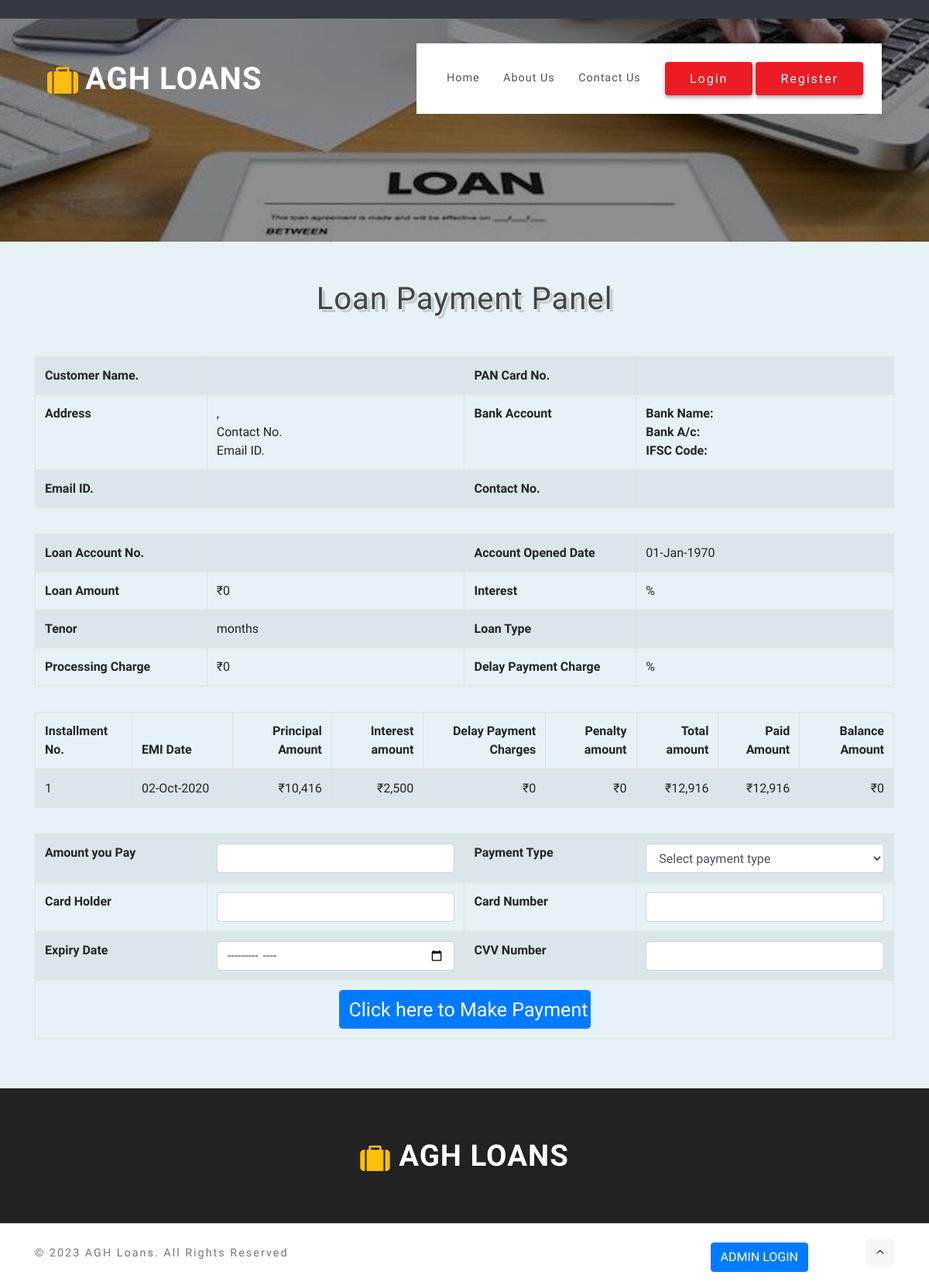
The app's page /makeloanpayment.php?lins_id=242 with its own data.
### tables this page shows
CREATE TABLE `lins_loaninstallment` (
  `lins_id` bigint(10) NOT NULL,
  `lacc_id` int(10) NOT NULL,
  `lins_no` int(10) NOT NULL,
  `lins_date` date NOT NULL,
  `lins_amt` double(20,2) NOT NULL,
  `lins_iperc` double NOT NULL,
  `lins_iamt` double(20,2) NOT NULL,
  `lins_chqno` varchar(25) NOT NULL,
  `lins_note` text NOT NULL,
  `lins_status` varchar(10) NOT NULL
);

### makeloanpayment.php (the view, shortened to what this page needs)
<?php
include("header.php");
$sqllacc_loanaccount = "SELECT lacc_loanaccount.*,cst_customer.* FROM  lacc_loanaccount LEFT JOIN cst_customer on lacc_loanaccount.cst_id=cst_customer.cst_id where lacc_loanaccount.lacc_id='$_GET[lacc_id]' ";
$qsqllacc_loanaccount = mysqli_query($con,$sqllacc_loanaccount);
$rslacc_loanaccount = mysqli_fetch_array($qsqllacc_loanaccount);
?>
<form method="post" action="" onsubmit="return validateform()" >
    <section class="products py-5" id="stats">
        <div class="container">
 <h3 class="title-w3ls mb-sm-5 mb-4 text-center"> Loan Payment Panel</h3>
	<table class="table table-striped table-bordered">
			<tr>
			<?php
			if($rslacc_loanaccount['comp_name'] != "")
			{
			?>
				<th>Company Name.</th>
				<td style="text-align: left;"><?php echo $rslacc_loanaccount['comp_name']; ?></td>
			<?php
			}
			else
			{
			?>
				<th>Customer Name.</th>
				<td style="text-align: left;"><?php echo $rslacc_loanaccount['lacc_custname']; ?></td>
			<?php
			}
			?>
				<th>PAN Card No. </th>
				<td style="text-align: left;"><?php echo $rslacc_loanaccount['cst_pan']; ?></td>
			</tr>
			<tr>
				<th style="width:20%">Address</th>
				<td style="text-align: left;width:30%">, <br>Contact No. <br>Email ID. </td>
				<th style="width:20%">Bank Account</th>
				<td  style="text-align: left;width:30%"><?php $arrbankdet =  unserialize($rslacc_loanaccount['cst_bankdetail']); ?>
				<b>Bank Name:</b> <?php echo $arrbankdet[0]; ?><br>
				<b>Bank A/c:</b> <?php echo $arrbankdet[1]; ?><br>
				<b>IFSC Code:</b> <?php echo $arrbankdet[2]; ?><br>
				</td>
			</tr>
			<tr>
				<th>Email ID.</th>
				<td style="text-align: left;"><?php echo $rslacc_loanaccount['cst_email']; ?></td>
				<th>Contact No. </th>
				<td style="text-align: left;"><?php echo $mobno=$rslacc_loanaccount['cst_contact']; ?></td>
			</tr>
	</table>
	<hr>
	<table class="table table-striped table-bordered">
			<tr>
				<th style="width:20%">Loan Account No.</th>
				<td  style="text-align: left;width:30%" ><?php echo $txtloanacno = $rslacc_loanaccount['lacc_no']; ?></td>
				<th style="width:20%">Account Opened Date</th>
				<td  style="text-align: left;width:30%" ><?php echo date("d-M-Y",strtotime($rslacc_loanaccount['lacc_opendt'])); ?></td>
			</tr>
			<tr>
				<th>Loan Amount</th>
				<td style="text-align: left;"><?php echo moneyFormatIndia($rslacc_loanaccount['lacc_loanamt']); ?></td>
				<th>Interest </th>
				<td style="text-align: left;"><?php echo $rslacc_loanaccount['lacc_intrate']; ?>%</td>
			</tr>
			<tr>
				<th>Tenor</th>
				<td style="text-align: left;"><?php echo $rslacc_loanaccount['lacc_tenor']; ?> months</td>
				<th>Loan Type </th>
				<td style="text-align: left;"><?php echo $rslacc_loanaccount['ltyp_loantyp']; ?></td>
			</tr>
			<tr>
				<th>Processing Charge</th>
				<td style="text-align: left;"><?php echo moneyFormatIndia($rslacc_loanaccount['lacc_ipfprocessingfee']); ?></td>
				<th>Delay Payment Charge</th>
				<td style="text-align: left;"><?php echo $rslacc_loanaccount['dpmt_charge']; ?>%</td>
			</tr>
	</table>
	<hr>
	<table  class="table table-striped table-bordered">
		<THEAD>
			<tr>
				<th>Installment No.</th>
				<th style="width: 130px;">EMI Date</th>
				<th style='text-align: right'>Principal Amount</th>
				<th style='text-align: right'>Interest amount</th>
				<th style='text-align: right'>Delay Payment Charges</th>
				<th style='text-align: right'>Penalty amount</th>
				<th style='text-align: right'>Total amount</th>
				<th style='text-align: right'>Paid Amount</th>
				<th style='text-align: right'>Balance Amount</th>
			</tr>
		</THEAD>
		<tbody>
			<?php
			$sql = "SELECT * FROM  lins_loaninstallment WHERE lins_id='$_GET[lins_id]'";
			$qsql = mysqli_query($con,$sql);
			while($rs = mysqli_fetch_array($qsql))
			{
				$sqlloanpenaltytransaction= "SELECT ifnull(SUM(ltr_amt),0) as penaltyamt FROM ltr_loantransaction WHERE lins_id='$rs[lins_id]' AND ltr_transtype IN ('Legal Case','Cheque Bounce','Others') AND ltr_status='Active'";
				$qsqlloanpenaltytransaction = mysqli_query($con,$sqlloanpenaltytransaction);
				$rsloanpenaltytransaction = mysqli_fetch_array($qsqlloanpenaltytransaction);
				$sqlloandelaypmttrans= "SELECT ifnull(SUM(ltr_amt),0) as interstamt FROM ltr_loantransaction WHERE lins_id='$rs[lins_id]' AND ltr_transtype='Delay Payment' AND ltr_status='Active'";
				$qsqlloandelaypmttrans = mysqli_query($con,$sqlloandelaypmttrans);
				$rsloandelaypmttransaction = mysqli_fetch_array($qsqlloandelaypmttrans);
				$sqlloanpmt= "SELECT ifnull(SUM(ltr_amt),0) as loanpaid FROM ltr_loantransaction WHERE lins_id='$rs[lins_id]' AND ltr_transtype='Payment' AND ltr_status='Active'";
				$qsqlloanpmt = mysqli_query($con,$sqlloanpmt);
				$rsloanpmt = mysqli_fetch_array($qsqlloanpmt);
				$totamt = $rs['lins_amt'] + $rs['lins_iamt'] + $rsloandelaypmttransaction['interstamt'] + $rsloanpenaltytransaction['penaltyamt'];
				echo "<tr>
						<td>$rs[lins_no]</td>
						<td>". date("d-M-Y",strtotime($rs['lins_date'])) . "</td>
						<td style='text-align: right'>" . moneyFormatIndia($rs['lins_amt']) ."</td>
						<td style='text-align: right'>" . moneyFormatIndia($rs['lins_iamt']) ."</td>
						<td style='text-align: right'>". moneyFormatIndia($rsloandelaypmttransaction['interstamt']) ."</td>
						<td style='text-align: right'>" . moneyFormatIndia($rsloanpenaltytransaction['penaltyamt']) . "</td>
						<td style='text-align: right'>" . moneyFormatIndia($totamt) . "</td>
						<td style='text-align: right'>" . moneyFormatIndia($rsloanpmt['loanpaid']) . "</td>";
						$balamts = $totamt - $rsloanpmt['loanpaid'];
				echo "<td style='text-align: right'>" . moneyFormatIndia($balamts) . "</td></tr>";
			}
			?>
		</tbody>
	</table>
			<hr>
	<table class="table table-striped table-bordered">
			<tr>
				<th>Amount you Pay</th>
				<td style="text-align: left;">
				<input type="number"  class="form-control" name="paymentamt" id="paymentamt" min="1"  max="<?php echo intval($balamts); ?>"  ><span id="idpaymentamt" class="errorclass"></td>
				<th style="width:20%">Payment Type</th>
				<td  style="text-align: left;width:30%" >
	<select class="form-control" name="paymenttype" id="paymenttype">
		<option value="">Select payment type</option>
	</select><span id="idpaymenttype" class="errorclass"></span>
				</td>
			</tr>
			<tr>
				<th style="width:20%">Card Holder</th>
				<td  style="text-align: left;width:30%" ><input type="text"  class="form-control" name="cardholder" id="cardholder"  ><span id="idcardholder" class="errorclass"></span></td>
				<th>Card Number</th>
				<td style="text-align: left;"><input type="number"  class="form-control" name="cardnumber" id="cardnumber" min="1000000000000000"  max="9999999999999999"  ><span id="idcardnumber" class="errorclass"></td>
			</tr>
			<tr>
				<th>Expiry Date </th>
				<td style="text-align: left;"><input type="month"  class="form-control" name="expirydate" id="expirydate" min="<?php echo date("Y-m"); ?>"  ><span id="idexpirydate" class="errorclass"></span></td>
				<th>CVV Number</th>
				<td style="text-align: left;"><input type="number"  class="form-control" name="cvvnumber" id="cvvnumber" min="101" max="999" ><span id="idcvvnumber" class="errorclass"></td>
			</tr>
			<tr>
				<th colspan="4"><center><input type="submit"  class="form-control btn btn-primary" name="submit" id="submit" style="width: 325px;height: 50px;font-size: 25px;" value="Click here to Make Payment" ></center></th>
			</tr>
	</table>
        </div>
    </section>
</form>
<?php
include("footer.php");
?>

### css/style.css (style rules this page uses)
html, body { margin: 0; font-size: 100%; background: #fff; scroll-behavior: smooth; font-family: 'Catamaran', sans-serif; }
input[type="button"], input[type="submit"], input[type="text"], input[type="email"], input[type="search"] { transition: 0.5s all; -webkit-transition: 0.5s all; -moz-transition: 0.5s all; -o-transition: 0.5s all; -ms-transition: 0.5s all; font-family: 'Catamaran', sans-serif; }
h1, h2, h3, h4, h5, h6 { margin: 0; letter-spacing: 1px; font-weight: 600; font-family: 'Catamaran', sans-serif; }
h3.title-w3ls, h3.title-w3ls.two { font-size: 3em; color: #444; }
.products { background: #e6f2f6; }
hr { border-top: 1px solid rgba(251, 247, 247, 0.1); }
@media screen and (max-width:1366px) { h3.title-w3ls, h3.title-w3ls.two, h4.tittle { font-size: 2.5em; } }

### header.php (style rules this page uses)
.title-w3ls { font: 400 100px/1.3 'Berkshire Swash', Helvetica, sans-serif; color: #2b2b2b; text-shadow: 1px 1px 0px #ededed, 4px 4px 0px rgba(0,0,0,0.15); }

### records on screen
lins_loaninstallment: lins_no "1", lins_date "02-Oct-2020", lins_amt "₹10,416", lins_iamt "₹2,500", interstamt "₹0", penaltyamt "₹0", totamt "₹12,916", loanpaid "₹12,916", balamts "₹0"

### other values on screen
date("d-M-Y",strtotime($rslacc_loanaccount['lacc_opendt'])) "01-Jan-1970"
moneyFormatIndia($rslacc_loanaccount['lacc_loanamt']) "₹0"
moneyFormatIndia($rslacc_loanaccount['lacc_ipfprocessingfee']) "₹0"
